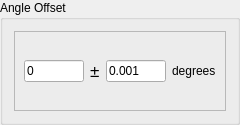
                         <widget class="QGroupBox" name="groupBox_4">
                          <property name="maximumSize">
                           <size>
                            <width>16777215</width>
                            <height>110</height>
                           </size>
                          </property>
                          <property name="title">
                           <string>Angle Offset</string>
                          </property>
                          <layout class="QHBoxLayout" name="horizontalLayout_10">
                           <item>
                            <widget class="QFrame" name="geometryCorrectionFrame">
                             <property name="enabled">
                              <bool>true</bool>
                             </property>
                             <property name="minimumSize">
                              <size>
                               <width>0</width>
                               <height>80</height>
                              </size>
                             </property>
                             <property name="maximumSize">
                              <size>
                               <width>16777215</width>
                               <height>80</height>
                              </size>
                             </property>
                             <property name="frameShape">
                              <enum>QFrame::StyledPanel</enum>
                             </property>
                             <property name="frameShadow">
                              <enum>QFrame::Raised</enum>
                             </property>
                             <layout class="QHBoxLayout" name="horizontalLayout_9">
                              <item>
                               <widget class="QLineEdit" name="angleOffsetValue">
                                <property name="maximumSize">
                                 <size>
                                  <width>60</width>
                                  <height>16777215</height>
                                 </size>
                                </property>
                                <property name="text">
                                 <string>0</string>
                                </property>
                               </widget>
                              </item>
                              <item>
                               <widget class="QLabel" name="label_20">
                                <property name="text">
                                 <string>&lt;!DOCTYPE HTML PUBLIC &quot;-//W3C//DTD HTML 4.0//EN&quot; &quot;http://www.w3.org/TR/REC-html40/strict.dtd&quot;&gt;
&lt;html&gt;&lt;head&gt;&lt;meta name=&quot;qrichtext&quot; content=&quot;1&quot; /&gt;&lt;style type=&quot;text/css&quot;&gt;
p, li { white-space: pre-wrap; }
&lt;/style&gt;&lt;/head&gt;&lt;body style=&quot; font-family:'Lucida Grande'; font-size:13pt; font-weight:400; font-style:normal;&quot;&gt;
&lt;p style=&quot; margin-top:12px; margin-bottom:12px; margin-left:0px; margin-right:0px; -qt-block-indent:0; text-indent:0px;&quot;&gt;&amp;#177;&lt;/p&gt;&lt;/body&gt;&lt;/html&gt;</string>
                                </property>
                               </widget>
                              </item>
                              <item>
                               <widget class="QLineEdit" name="angleOffsetError">
                                <property name="maximumSize">
                                 <size>
                                  <width>60</width>
                                  <height>16777215</height>
                                 </size>
                                </property>
                                <property name="text">
                                 <string>0.001</string>
                                </property>
                               </widget>
                              </item>
                              <item>
                               <widget class="QLabel" name="label_21">
                                <property name="text">
                                 <string>degrees</string>
                                </property>
                               </widget>
                              </item>
                             </layout>
                            </widget>
                           </item>
                          </layout>
                         </widget>
